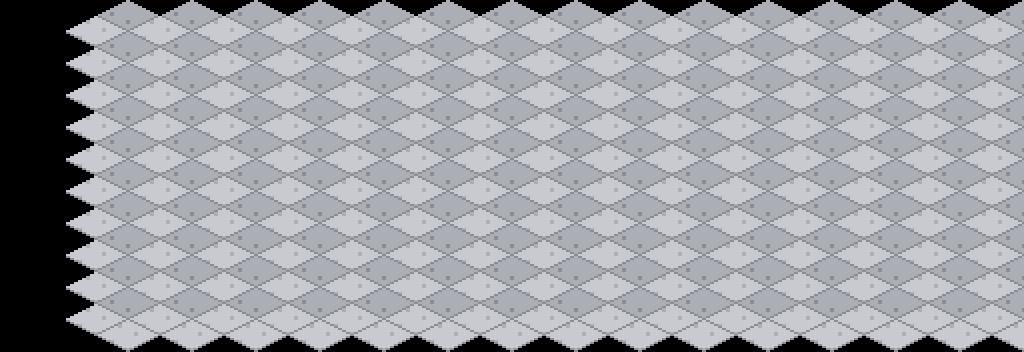

Tiled map render using the project's own tile images. Description and the whole map definition, tile-layer contents included, below:
An orthogonal 16x11 tile map with 64x32 px tiles, 1 tile layer (suelo).

<map version="1.10" orientation="orthogonal" renderorder="right-down" width="16" height="11" tilewidth="64" tileheight="32" infinite="0" nextlayerid="2" nextobjectid="1">
 <tileset firstgid="1" name="terreno_mundo" tilewidth="128" tileheight="64" tilecount="203" columns="8">
  <image source="../textures/../textures/terreno_mundo.png" width="1024" height="1664" />
 </tileset>
 <layer id="1" name="suelo" width="16" height="11">
  <data encoding="csv">
0,0,0,0,0,0,0,0,0,0,0,0,0,0,0,0,
0,161,161,161,161,161,161,161,161,161,161,161,161,161,161,161,
0,161,161,161,161,161,161,161,161,161,161,161,161,161,161,161,
0,161,161,161,161,161,161,161,161,161,161,161,161,161,161,161,
0,161,161,161,161,161,161,161,161,161,161,161,161,161,161,161,
0,161,161,161,161,161,161,161,161,161,161,161,161,161,161,161,
0,161,161,161,161,161,161,161,161,161,161,161,161,161,161,161,
0,161,161,161,161,161,161,161,161,161,161,161,161,161,161,161,
0,161,161,161,161,161,161,161,161,161,161,161,161,161,161,161,
0,161,161,161,161,161,161,161,161,161,161,161,161,161,161,161,
0,161,161,161,161,161,161,161,161,161,161,161,161,161,161,161
</data>
 </layer>
</map>
